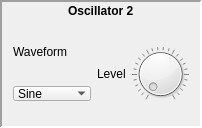
                     <widget class="QFrame" name="oscillator2Frame">
                      <property name="sizePolicy">
                       <sizepolicy hsizetype="Preferred" vsizetype="Maximum">
                        <horstretch>0</horstretch>
                        <verstretch>0</verstretch>
                       </sizepolicy>
                      </property>
                      <property name="frameShape">
                       <enum>QFrame::Panel</enum>
                      </property>
                      <property name="frameShadow">
                       <enum>QFrame::Sunken</enum>
                      </property>
                      <property name="lineWidth">
                       <number>2</number>
                      </property>
                      <layout class="QVBoxLayout" name="verticalLayout_15">
                       <property name="topMargin">
                        <number>2</number>
                       </property>
                       <property name="bottomMargin">
                        <number>2</number>
                       </property>
                       <item alignment="Qt::AlignHCenter">
                        <widget class="QLabel" name="oscillator2Label">
                         <property name="maximumSize">
                          <size>
                           <width>16777215</width>
                           <height>14</height>
                          </size>
                         </property>
                         <property name="font">
                          <font>
                           <weight>75</weight>
                           <bold>true</bold>
                          </font>
                         </property>
                         <property name="text">
                          <string>Oscillator 2</string>
                         </property>
                        </widget>
                       </item>
                       <item>
                        <layout class="QHBoxLayout" name="oscillator2HLayout">
                         <item>
                          <layout class="QVBoxLayout" name="waveform2VLayout">
                           <item>
                            <widget class="QLabel" name="waveform2Label">
                             <property name="sizePolicy">
                              <sizepolicy hsizetype="Preferred" vsizetype="Maximum">
                               <horstretch>0</horstretch>
                               <verstretch>0</verstretch>
                              </sizepolicy>
                             </property>
                             <property name="maximumSize">
                              <size>
                               <width>16777215</width>
                               <height>10</height>
                              </size>
                             </property>
                             <property name="text">
                              <string>Waveform</string>
                             </property>
                            </widget>
                           </item>
                           <item>
                            <widget class="QComboBox" name="waveform2ComboBoxADSR">
                             <property name="sizePolicy">
                              <sizepolicy hsizetype="Maximum" vsizetype="Maximum">
                               <horstretch>0</horstretch>
                               <verstretch>0</verstretch>
                              </sizepolicy>
                             </property>
                             <property name="maximumSize">
                              <size>
                               <width>16777215</width>
                               <height>15</height>
                              </size>
                             </property>
                             <property name="autoFillBackground">
                              <bool>true</bool>
                             </property>
                             <property name="frame">
                              <bool>false</bool>
                             </property>
                             <item>
                              <property name="text">
                               <string>Sine</string>
                              </property>
                             </item>
                             <item>
                              <property name="text">
                               <string>Square</string>
                              </property>
                             </item>
                             <item>
                              <property name="text">
                               <string>Sawtooth</string>
                              </property>
                             </item>
                            </widget>
                           </item>
                          </layout>
                         </item>
                         <item>
                          <layout class="QHBoxLayout" name="oscillator2LevelHLayout">
                           <item>
                            <widget class="QLabel" name="level2Label">
                             <property name="sizePolicy">
                              <sizepolicy hsizetype="Maximum" vsizetype="Maximum">
                               <horstretch>0</horstretch>
                               <verstretch>0</verstretch>
                              </sizepolicy>
                             </property>
                             <property name="maximumSize">
                              <size>
                               <width>16777215</width>
                               <height>11</height>
                              </size>
                             </property>
                             <property name="text">
                              <string>Level</string>
                             </property>
                            </widget>
                           </item>
                           <item>
                            <widget class="QDial" name="levelWF2DialADSR">
                             <property name="sizePolicy">
                              <sizepolicy hsizetype="Maximum" vsizetype="Maximum">
                               <horstretch>0</horstretch>
                               <verstretch>0</verstretch>
                              </sizepolicy>
                             </property>
                             <property name="maximumSize">
                              <size>
                               <width>57</width>
                               <height>16777215</height>
                              </size>
                             </property>
                             <property name="maximum">
                              <number>100</number>
                             </property>
                             <property name="wrapping">
                              <bool>false</bool>
                             </property>
                             <property name="notchTarget">
                              <double>3.699999999999999</double>
                             </property>
                             <property name="notchesVisible">
                              <bool>true</bool>
                             </property>
                            </widget>
                           </item>
                          </layout>
                         </item>
                        </layout>
                       </item>
                      </layout>
                     </widget>
